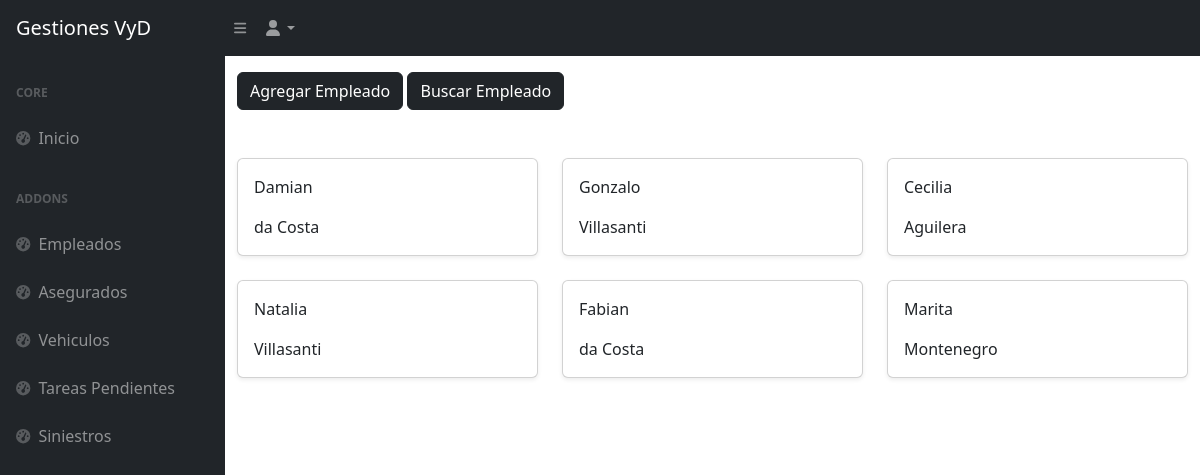
/empleados/, run on the app's committed database.
### appseguros/models.py (models this page shows)
class Empleado(models.Model):
    nombre = models.CharField(max_length=30)
    apellido = models.CharField(max_length=30)

### appseguros/views.py (the view)
# urls.py: path('empleados/', empleados, name="empleados"),
def empleados(request):
    empleados = Empleado.objects.all()  # Obtiene todos los empleados
    return render(request, 'appseguros/empleados.html', {'empleados': empleados})

### appseguros/templates/appseguros/empleados.html (shortened to what this page needs)
{% extends 'appseguros/base.html' %}
{% block contenidoQueCambia %}
<div class="container pt-3">
    <a href="{% url 'empleadoFormulario' %}" class="btn btn-dark">Agregar Empleado</a>
    <a href="{% url 'busquedaEmpleado' %}" class="btn btn-dark">Buscar Empleado</a>
</div>
<div class="container mt-5">
    <div class="row">
        {% for empleado in empleados %}
        <div class="col-md-4">
            <div class="card mb-4 shadow-sm">
                <div class="card-body">
                    <p class="card-text">{{ empleado.nombre }}</p>
                    <p class="card-text">{{ empleado.apellido }}</p>
                </div>
            </div>
        </div>
        {% endfor %}
    </div>
</div>
{% endblock  %}

### appseguros/templates/appseguros/base.html (shortened to what this page needs)
{% load static %}
<!DOCTYPE html>
<html lang="es">
    <head>
        <link href="https://cdn.jsdelivr.net/npm/simple-datatables@7.1.2/dist/style.min.css" rel="stylesheet" />
        <link href="{% static 'appseguros/css/styles.css' %}" rel="stylesheet" />
    </head>
    <body class="sb-nav-fixed">
        <nav class="sb-topnav navbar navbar-expand navbar-dark bg-dark">
            <a class="navbar-brand ps-3" href="{% url 'inicio' %}">Gestiones VyD</a>
            <button class="btn btn-link btn-sm order-1 order-lg-0 me-4 me-lg-0" id="sidebarToggle" href="#!"><i class="fas fa-bars"></i></button>
            <ul class="navbar-nav ms-auto ms-md-0 me-3 me-lg-4">
                <li class="nav-item dropdown">
                    <a class="nav-link dropdown-toggle" id="navbarDropdown" href="#" role="button" data-bs-toggle="dropdown" aria-expanded="false"><i class="fas fa-user fa-fw"></i></a>
                </li>
            </ul>
        </nav>
        <div id="layoutSidenav">
            <div id="layoutSidenav_nav">
                <nav class="sb-sidenav accordion sb-sidenav-dark" id="sidenavAccordion">
                    <div class="sb-sidenav-menu">
                        <div class="nav">
                            <div class="sb-sidenav-menu-heading">Core</div>
                            <a class="nav-link" href="{% url 'inicio' %}">
                                <div class="sb-nav-link-icon"><i class="fas fa-tachometer-alt"></i></div>
                                Inicio
                            </a>
                            <div class="sb-sidenav-menu-heading">Addons</div>
                            <a class="nav-link" href="{% url 'empleados' %}">
                                <div class="sb-nav-link-icon"><i class="fas fa-tachometer-alt"></i></div>
                                Empleados
                            </a>
                            <a class="nav-link" href="{% url 'asegurados' %}">
                                <div class="sb-nav-link-icon"><i class="fas fa-tachometer-alt"></i></div>
                                Asegurados
                            </a>
                            <a class="nav-link" href="{% url 'vehiculos' %}">
                                <div class="sb-nav-link-icon"><i class="fas fa-tachometer-alt"></i></div>
                                Vehiculos
                            </a>
                            <a class="nav-link" href="{% url 'tareas' %}">
                                <div class="sb-nav-link-icon"><i class="fas fa-tachometer-alt"></i></div>
                                Tareas Pendientes
                            </a>
                            <a class="nav-link" href="{% url 'siniestros' %}">
                                <div class="sb-nav-link-icon"><i class="fas fa-tachometer-alt"></i></div>
                                Siniestros
                            </a>
                        </div>
                    </div>
                </nav>
            </div>
            <div id="layoutSidenav_content">
                <main>
                {% block contenidoQueCambia %}
                {% endblock  %}
                </main>
            </div>
        </div>
    </body>
</html>

### data on the page
Empleado: nombre "Damian", apellido "da Costa"
Empleado: nombre "Gonzalo", apellido "Villasanti"
Empleado: nombre "Cecilia", apellido "Aguilera"
Empleado: nombre "Natalia", apellido "Villasanti"
Empleado: nombre "Fabian", apellido "da Costa"
Empleado: nombre "Marita", apellido "Montenegro"
